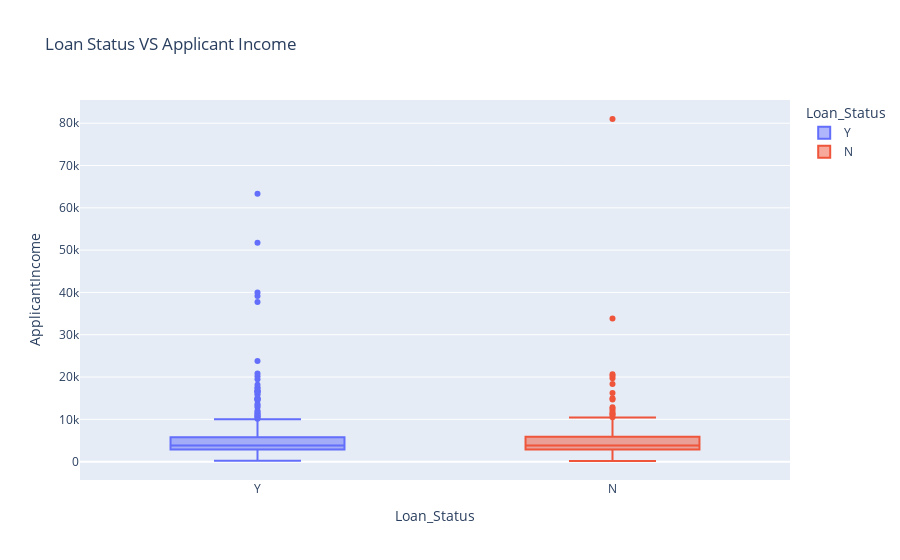

Notebook code for this chart:
### Markdown cell above
Now let’s have a look at the relationship between the income of the loan applicant and the loan status:

### Code cell
fig_incomeVSLoanStatus = px.box(loan,x = "Loan_Status",y = "ApplicantIncome",color = "Loan_Status",title = "Loan Status VS Applicant Income")

fig_incomeVSLoanStatus.show()

### Figure 1 — Plotly figure (JSON) as saved in the notebook; plotly's stock layout.template omitted (floating-point values rounded to 4 significant figures; data arrays with more than 128 entries replaced by an {"elided": "..."} marker saying what was removed)
{"data": [{"alignmentgroup": "True", "hovertemplate": "Loan_Status=%{x}<br>ApplicantIncome=%{y}<extra></extra>", "legendgroup": "Y", "marker": {"color": "#636efa"}, "name": "Y", "notched": false, "offsetgroup": "Y", "orientation": "v", "showlegend": true, "type": "box", "x": {"elided": "422 str values"}, "x0": " ", "xaxis": "x", "y": {"elided": "422 int values"}, "y0": " ", "yaxis": "y"}, {"alignmentgroup": "True", "hovertemplate": "Loan_Status=%{x}<br>ApplicantIncome=%{y}<extra></extra>", "legendgroup": "N", "marker": {"color": "#EF553B"}, "name": "N", "notched": false, "offsetgroup": "N", "orientation": "v", "showlegend": true, "type": "box", "x": {"elided": "192 str values"}, "x0": " ", "xaxis": "x", "y": {"elided": "192 int values"}, "y0": " ", "yaxis": "y"}], "layout": {"autosize": true, "boxmode": "overlay", "legend": {"title": {"text": "Loan_Status"}, "tracegroupgap": 0}, "title": {"text": "Loan Status VS Applicant Income"}, "xaxis": {"anchor": "y", "autorange": true, "categoryarray": ["Y", "N"], "categoryorder": "array", "domain": [0, 1], "range": [-0.5, 1.5], "title": {"text": "Loan_Status"}, "type": "category"}, "yaxis": {"anchor": "x", "autorange": true, "domain": [0, 1], "range": [-4342.0, 85490.0], "title": {"text": "ApplicantIncome"}, "type": "linear"}}}
